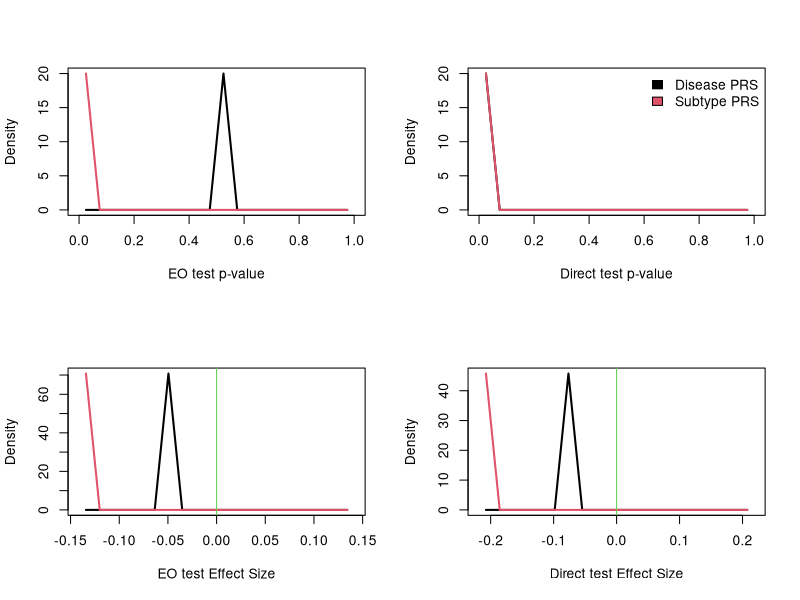
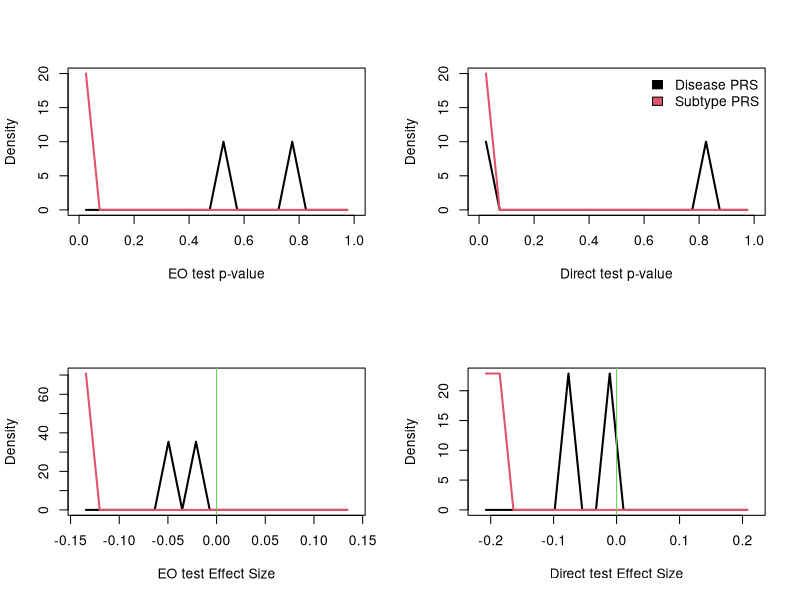
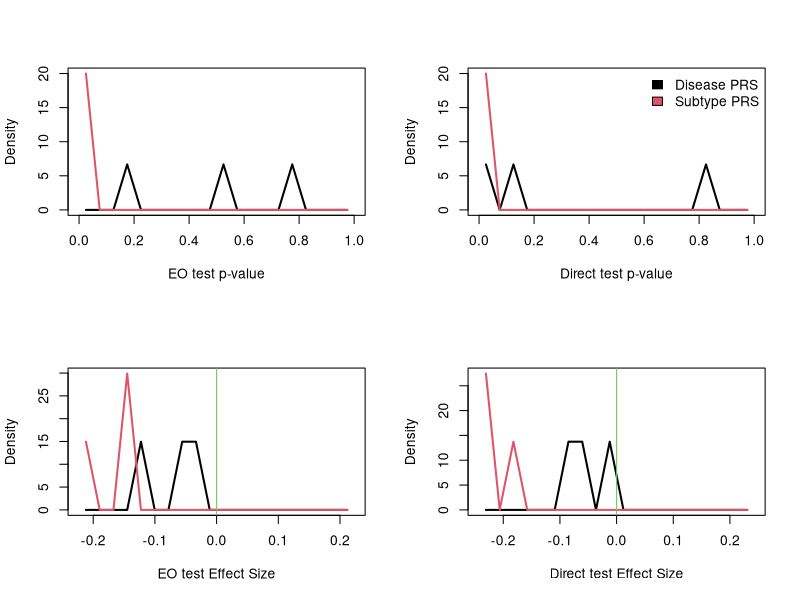
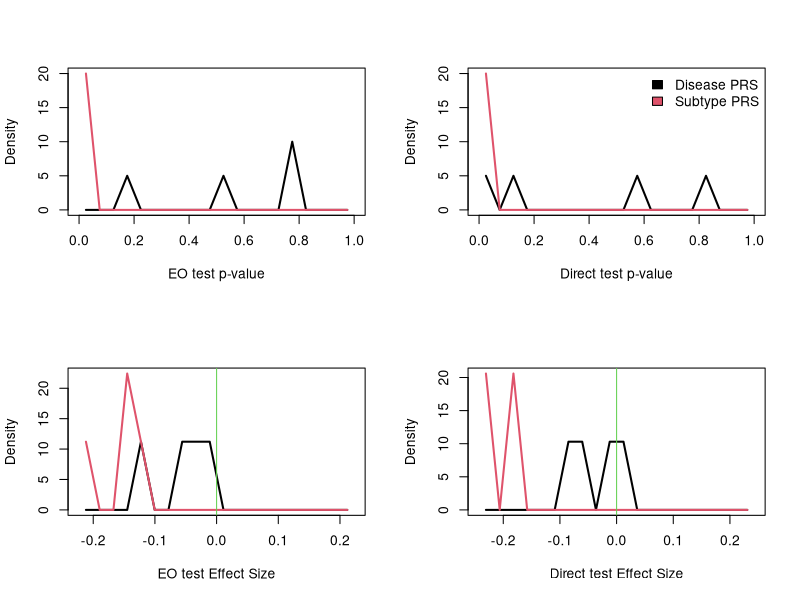
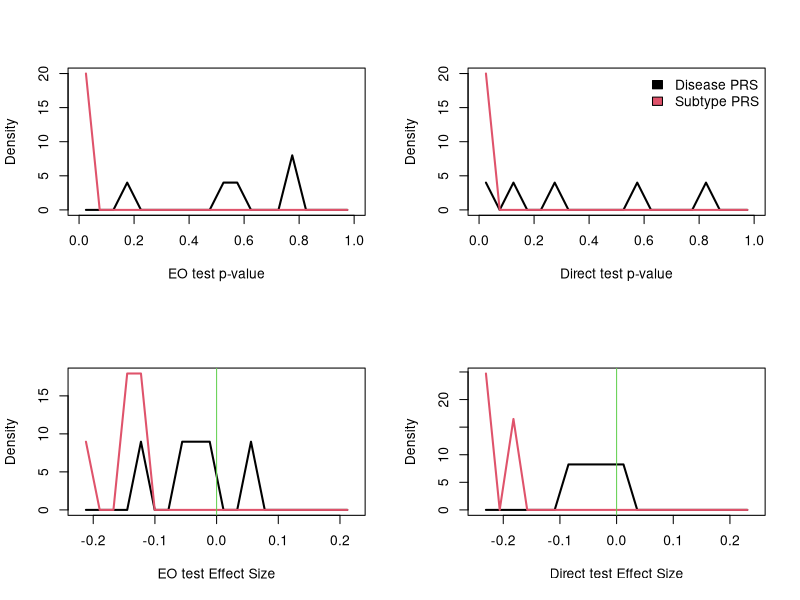
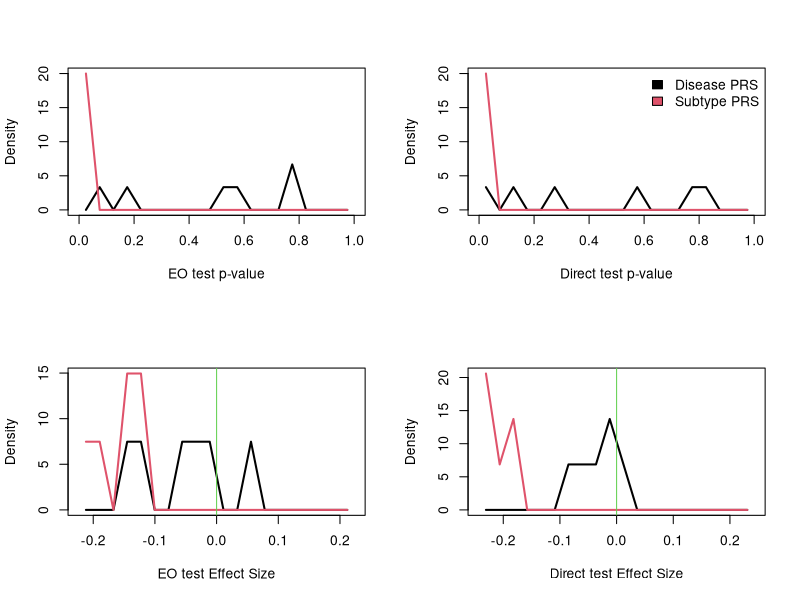
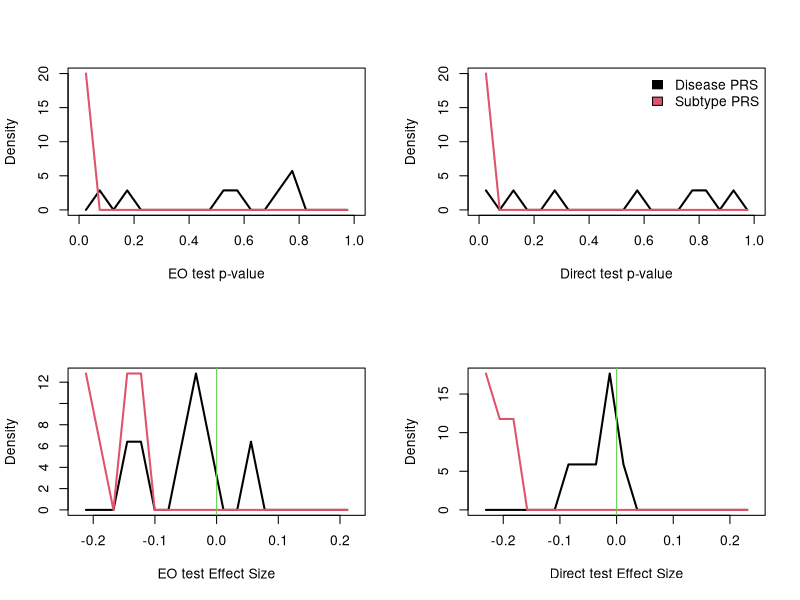
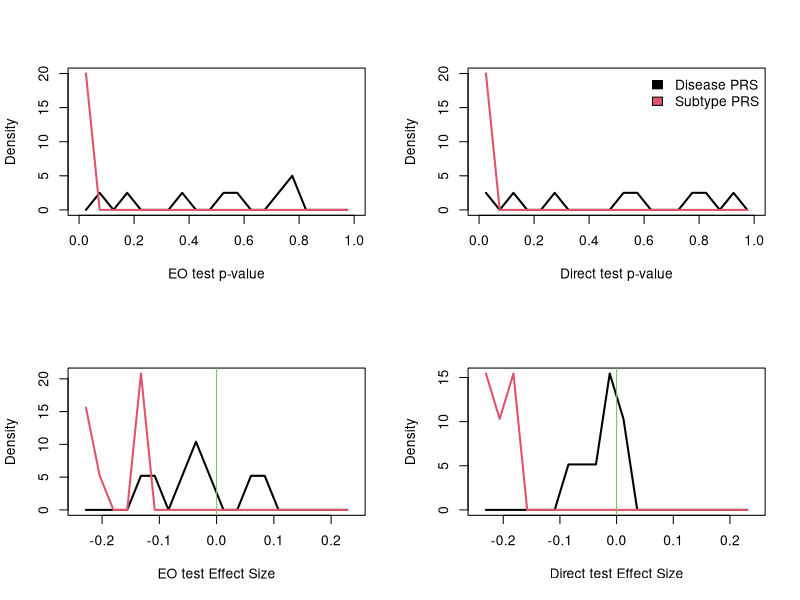

The R source for these figures, in order: (Note: a time limit stopped this script after it produced the figures.)
rm( list=ls() )

N <- 1e4
M <- 1e2

prev <- .2
h2s <- c(.4,.4)
rg <- 0
re <- 0
Sig_g <- diag(sqrt(h2s  )) %*% ( diag(2)*(1-rg) + rg ) %*% diag(sqrt(h2s  ))
Sig_e <- diag(sqrt(1-h2s)) %*% ( diag(2)*(1-re) + re ) %*% diag(sqrt(1-h2s))

niter <- 1e3
EOtest  <- array( NA, dim=c(4,4,niter) )
Dirtest <- array( NA, dim=c(3,4,niter) )
EOtest_oracle  <- array( NA, dim=c(4,4,niter) )
Dirtest_oracle <- array( NA, dim=c(4,4,niter) )
for( it in 1:niter ){
  
  # simulate two subtype liabilities
  G <- matrix(rnorm(N*M),N,M)
  B <- matrix(rnorm(M*2),M,2) %*% chol( Sig_g/M )
  Y <- G %*% B + matrix(rnorm(N*2),N,2) %*% chol( Sig_e ) 
  
  # define disease as people exceeding either liability limit
  maxLiabs <- apply( Y, 1, max )
  cc <- as.numeric( maxLiabs > quantile(maxLiabs,1-prev) )
  
  # run GWAS on training data
  gwas <- sapply( 1:M, function(j) summary( glm( cc ~ G[,j], subset=1:(N/2), family='binomial' ) )$coef[2,] )
  
  # build PRS on test data
  PS <- G[1:(N/2)+N/2,           ] %*% gwas[1,]
  PSe<- G[1:(N/2)+N/2,1:(M/2)    ] %*% gwas[1,1:(M/2)    ]
  PSo<- G[1:(N/2)+N/2,1:(M/2)+M/2] %*% gwas[1,1:(M/2)+M/2]
  
  cctst <- cc[1:(N/2)+N/2]
  EOtest [,,it] <- summary( glm( cctst ~ PSe * PSo   , family='binomial' ) )$coef
  Dirtest[,,it] <- summary( glm( cctst ~ PS + I(PS^2), family='binomial' ) )$coef
  
  #### now repeat, using subtypes
  # run GWAS on training data
  cc1  <- as.numeric( Y[,1] > quantile(maxLiabs,1-prev) )
  cc2  <- as.numeric( Y[,2] > quantile(maxLiabs,1-prev) )
  gwas1 <- sapply( 1:M, function(j) summary( glm( cc1 ~ G[,j], subset=1:(N/2), family='binomial' ) )$coef[2,] )
  gwas2 <- sapply( 1:M, function(j) summary( glm( cc2 ~ G[,j], subset=1:(N/2), family='binomial' ) )$coef[2,] )
  
  # build PRS on test data
  PS1 <- G[1:(N/2)+N/2,           ] %*% gwas1[1,]
  PS2 <- G[1:(N/2)+N/2,           ] %*% gwas2[1,]
  PSe1<- G[1:(N/2)+N/2,1:(M/2)    ] %*% gwas1[1,1:(M/2)    ]
  PSo2<- G[1:(N/2)+N/2,1:(M/2)+M/2] %*% gwas2[1,1:(M/2)+M/2]
  
  EOtest_oracle [,,it] <- summary( glm( cctst ~ PSe1 * PSo2   , family='binomial' ) )$coef
  Dirtest_oracle[,,it] <- summary( glm( cctst ~ PS1 * PS2, family='binomial' ) )$coef
  
  par( mfrow=c(2,2) )
  myhist <- function( x1, x2, xlab, breaks ){
    if( missing( breaks ) ){
      xlim <- c(-1,1)*max(abs(c(x1,x2)),na.rm=T)
      breaks <- seq( xlim[1], xlim[2], length=21 )
    } else {
      xlim <- range( breaks )
    }
    y1 <- hist( x1, breaks=breaks, plot=F )
    y2 <- hist( x2, breaks=breaks, plot=F )
    plot( xlim, range( c( y1$density, y2$density ) ), type='n', xlab=xlab, main='', ylab='Density' )
    lines( y1$mids, y1$density, lwd=2, col=1 )
    lines( y2$mids, y2$density, lwd=2, col=2 )
  }
  myhist( EOtest [4,4,], EOtest_oracle [4,4,], seq( 0, 1, len=21 ), xlab='EO test p-value' )
  myhist( Dirtest[3,4,], Dirtest_oracle[4,4,], seq( 0, 1, len=21 ), xlab='Direct test p-value' )
    legend( 'topright', fill=1:2, leg=c( 'Disease PRS', 'Subtype PRS' ), bty='n' )
  myhist( EOtest [4,1,], EOtest_oracle [4,1,], xlab='EO test Effect Size' ); abline( v=0, col=3 )
  myhist( Dirtest[3,1,], Dirtest_oracle[4,1,], xlab='Direct test Effect Size' );  abline( v=0, col=3 )
  
}
